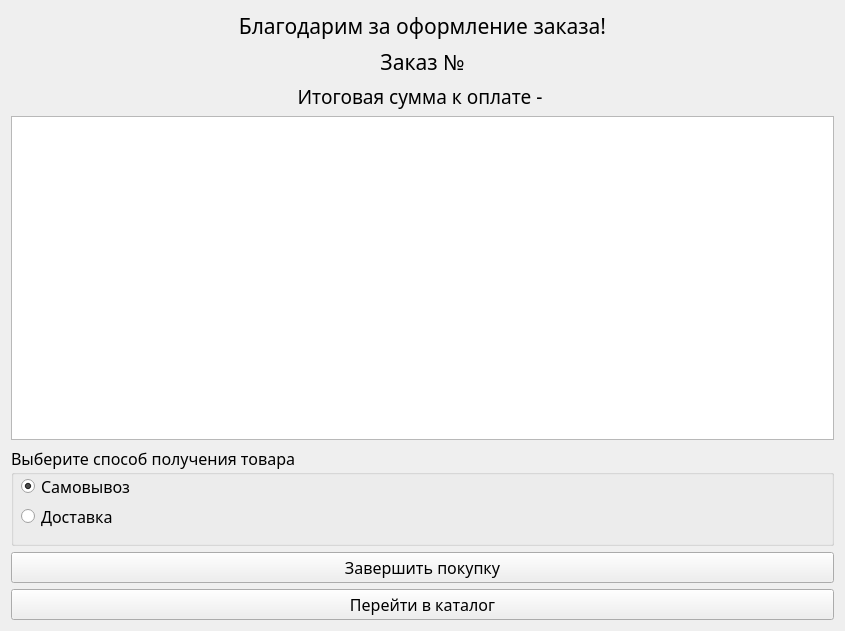
<?xml version="1.0" encoding="UTF-8"?>
<ui version="4.0">
 <class>Purchase</class>
 <widget class="QWidget" name="Purchase">
  <property name="geometry">
   <rect>
    <x>0</x>
    <y>0</y>
    <width>845</width>
    <height>631</height>
   </rect>
  </property>
  <property name="font">
   <font>
    <family>Franklin Gothic Book</family>
    <pointsize>12</pointsize>
   </font>
  </property>
  <property name="windowTitle">
   <string>Form</string>
  </property>
  <layout class="QGridLayout" name="gridLayout">
   <item row="3" column="0">
    <widget class="QTableWidget" name="tableWidget_purchase">
     <property name="showGrid">
      <bool>false</bool>
     </property>
     <attribute name="horizontalHeaderVisible">
      <bool>false</bool>
     </attribute>
    </widget>
   </item>
   <item row="1" column="0">
    <widget class="QLabel" name="label_orderNumber">
     <property name="font">
      <font>
       <family>Franklin Gothic Book</family>
       <pointsize>16</pointsize>
      </font>
     </property>
     <property name="text">
      <string>Заказ №</string>
     </property>
     <property name="alignment">
      <set>Qt::AlignCenter</set>
     </property>
    </widget>
   </item>
   <item row="6" column="0">
    <widget class="QPushButton" name="pushButton_purchaseCompletion">
     <property name="text">
      <string>Завершить покупку</string>
     </property>
    </widget>
   </item>
   <item row="0" column="0">
    <widget class="QLabel" name="label_thanksForPurchase">
     <property name="font">
      <font>
       <family>Franklin Gothic Book</family>
       <pointsize>16</pointsize>
      </font>
     </property>
     <property name="text">
      <string>Благодарим за оформление заказа!</string>
     </property>
     <property name="alignment">
      <set>Qt::AlignCenter</set>
     </property>
    </widget>
   </item>
   <item row="7" column="0">
    <widget class="QPushButton" name="pushButton_backToCatalogAfterPurchase">
     <property name="text">
      <string>Перейти в каталог</string>
     </property>
    </widget>
   </item>
   <item row="5" column="0">
    <widget class="QGroupBox" name="groupBox_receivingMethod">
     <property name="minimumSize">
      <size>
       <width>0</width>
       <height>100</height>
      </size>
     </property>
     <property name="title">
      <string>Выберите способ получения товара</string>
     </property>
     <widget class="QRadioButton" name="radioButton_self">
      <property name="geometry">
       <rect>
        <x>10</x>
        <y>30</y>
        <width>131</width>
        <height>21</height>
       </rect>
      </property>
      <property name="text">
       <string>Самовывоз</string>
      </property>
      <property name="checked">
       <bool>true</bool>
      </property>
     </widget>
     <widget class="QRadioButton" name="radioButton_delivery">
      <property name="geometry">
       <rect>
        <x>10</x>
        <y>60</y>
        <width>111</width>
        <height>21</height>
       </rect>
      </property>
      <property name="text">
       <string>Доставка</string>
      </property>
     </widget>
    </widget>
   </item>
   <item row="2" column="0">
    <widget class="QLabel" name="label_totalPrice">
     <property name="font">
      <font>
       <family>Franklin Gothic Book</family>
       <pointsize>14</pointsize>
      </font>
     </property>
     <property name="text">
      <string>Итоговая сумма к оплате - </string>
     </property>
     <property name="alignment">
      <set>Qt::AlignCenter</set>
     </property>
    </widget>
   </item>
  </layout>
 </widget>
 <resources/>
 <connections/>
</ui>
